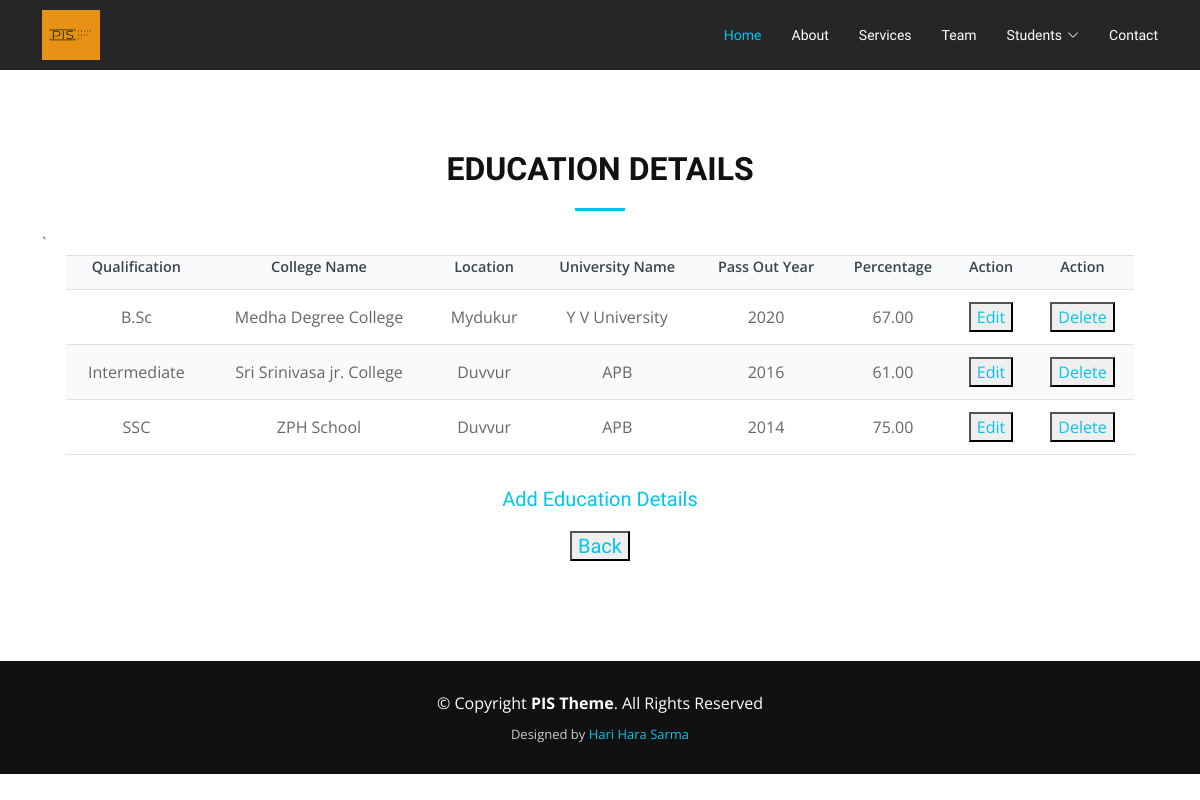
Page /viewEducation/13 on the committed database.
### MyApp/models.py (models this page shows, shortened)
class Education(models.Model):
	EDUCATION_CHOICES = (
			("B.Tech", "B.Tech"),
			("B.Sc", "B.Sc"),
			("B.Com", "B.Com"),
			("B.Ed", "B.Ed"),
			("BA", "B.A"),
			("M.Tech", "M.Tech"),
			("M.Sc", "M.Sc"),
			("M.A", "M.A"),
			("MBA", "MBA"),
			("Intermediate", "Intermediate"),
			("SSC", "SSC"),
		)
	YEAR_CHOICES = [(i, i) for i in range(2000, 2051)]
	student = models.ForeignKey(Student, on_delete=models.CASCADE)
	edu_name = models.CharField(choices = EDUCATION_CHOICES, max_length=100)
	college_name = models.CharField(max_length=100)
	location = models.CharField(max_length=100)
	university_name = models.CharField(max_length=100)
	year_of_passed = models.IntegerField(choices=YEAR_CHOICES)
	percentage = models.DecimalField(decimal_places=2, max_digits=5)

### MyApp/views.py (the view)
# urls.py: path('viewEducation/<id>', views.view_education),
def view_education(request, id):
	student = Student.objects.get(id=id)
	education = Education.objects.filter(student__id=id)
	return render(
		request,
		'view_education.html',
		{'education': education, 'student': student}
		)

### MyApp/Templates/view_education.html (shortened to what this page needs)
<!DOCTYPE html>
<html lang="en">
  {% load static %}
  <head>
    {% include 'head.html' %}
  </head>
  <body>
    {% include 'header.html' %}
    <section id="portfolio">
    <div class="container" data-aos="fade-up">
      <div class="row">
        <div class="col-md-12">
          <h3 class="section-title">Education Details</h3>
          <div class="section-title-divider"></div>
        </div>
      </div>`
      <div class="row">
        <div class="col-lg-12 d-flex justify-content-center">
          <div class="container">
            <form>
              <table>
              <tr>
                <th>Qualification</th>
                <th>College Name</th>
                <th>Location</th>
                <th>University Name</th>
                <th>Pass Out Year</th>
                <th>Percentage</th>
                <th>Action</th>
                <th>Action</th>
              </tr>
              {% for i in education %}
              <tr>
                <td>{{i.edu_name}}</td>
                <td>{{i.college_name}}</td>
                <td>{{i.location}}</td>
                <td>{{i.university_name}}</td>
                <td>{{i.year_of_passed}}</td>
                <td>{{i.percentage}}</td>
                <td><button><a href="/editEducation/{{i.id}}">Edit</a></button></td>
                <td><button><a href="/deleteEducation/{{i.id}}">Delete</a></button></td>
              </tr>
            {% endfor %}
          </table>
         <h5 align="center"><a href="/addEducation/{{student.id}}">Add Education Details</a></h5>
         <h5 align="center"><button><a href="javascript:history.go(-1);">Back</a></button></h5>
            </form>
        </div>
        </div>
      </div>
    </div>
  </section>
    {% include 'footer.html' %}
  </body>
</html>

### MyApp/static/assets/css/style.css (style rules this page uses)
body { background: #fff; color: #666666; font-family: "Open Sans", sans-serif; }
a { text-decoration: none; color: #03C4EB; transition: 0.5s; }
h1, h2, h3, h4, h5, h6 { font-family: "Raleway", sans-serif; font-weight: 400; margin: 0 0 20px 0; padding: 0; }
table { margin: 0 0 2em 0; width: 100%; }
table tbody tr { border: solid 1px rgba(210, 215, 217, 0.75); border-left: 0; border-right: 0; text-align: center; }
table tbody tr:nth-child(2n + 1) { background-color: rgba(230, 235, 237, 0.25); text-align: center; }
table td { padding: 0.75em 0.75em; text-align: center; }
table th { color: #3d4449; font-size: 0.9em; font-weight: 600; padding: 0 0.75em 0.75em 0.75em; text-align: center; }
.scrolled-offset { margin-top: 70px; }
section { overflow: hidden; }
.section-title { font-size: 32px; color: #111; text-transform: uppercase; text-align: center; font-weight: 700; }
.section-title-divider { width: 50px; height: 3px; background: #03C4EB; margin: 0 auto; margin-bottom: 20px; }
#portfolio { background: #fff; padding: 80px 0; }

### rows in the picture
Education: edu_name "B.Sc", college_name "Medha Degree College", location "Mydukur", university_name "Y V University", year_of_passed "2020", percentage "67.00"
Education: edu_name "Intermediate", college_name "Sri Srinivasa jr. College", location "Duvvur", university_name "APB", year_of_passed "2016", percentage "61.00"
Education: edu_name "SSC", college_name "ZPH School", location "Duvvur", university_name "APB", year_of_passed "2014", percentage "75.00"
